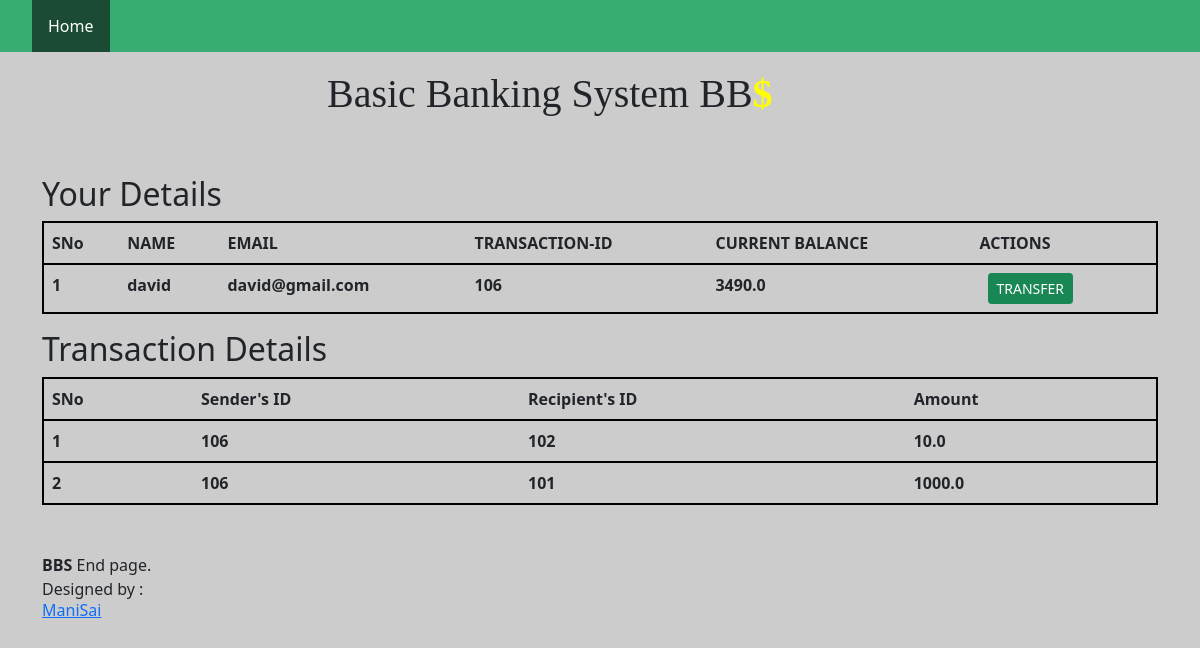
Page /history/6 on the committed database.
### tables this page shows
CREATE TABLE customers
                 (sno INTEGER ,name TEXT ,email TEXT UNIQUE,transactionid INTEGER   PRIMARY KEY ,current REAL);

CREATE TABLE transferhistorys
                 (yourid INTEGER  , othersid INTEGER , amount real);

### bank.py (the view)
@app.route('/history/<int:sno>')
def thistory(sno):
    conn = sqlite3.connect('bankdatabase.db')
    conn.row_factory = sqlite3.Row
    c = conn.cursor()
    c.execute("SELECT * FROM customers WHERE sno=" + str(sno))
    cust = c.fetchall()
    c.execute(
        " SELECT * FROM transferhistorys WHERE yourid in (SELECT transactionid FROM customers WHERE sno= " + str(sno)+")")
    hist = c.fetchall()
    conn.commit()
    conn.close()
    return render_template('history.html', cust=cust, hist=hist)

### templates/history.html
{% extends 'base.html' %}
{% block body %}
<div class="container my-5" style="padding-top: 1px;">
  <table class="table">
    <thead>
      <h2>Your Details</h2>
      <tr style="border: 2px solid black;">
        <th scope="col">SNo</th>
        <th scope="col">NAME</th>
        <th scope="col">EMAIL</th>
        <th scope="col">TRANSACTION-ID</th>
        <th scope="col">CURRENT BALANCE</th>
        <th scope="col">ACTIONS</th>
      </tr>
    </thead>
    <tbody>
      {% for details in cust %}
      <tr style="border: 2px solid black;">
        <th scope="row">{{loop.index}}</th>
        <td><b>{{details["name"]}}</b></td>
        <td><b>{{details["email"]}}</b></td>
        <td><b>{{details["transactionid"]}}</b></td>
        <td><b>{{details["current"]}}</b></td>
        <td>
          <a href="/inputinfo/{{details['sno']}}" type="button" class="btn btn-success btn-sm mx-2">TRANSFER</button>
        </td>
      </tr>
      {% endfor %}
    </tbody>
  </table>
  {% if hist|length==0 %}
  <div class="alert alert-danger" role="alert">
    <b> No Transaction Made :)</b>
  </div>
  {% else %}
  <table class="table" style="padding-top: 5px;">
    <thead>
      <h2>Transaction Details</h2>
      <tr style="border: 2px solid black;">
        <th scope="col">SNo</th>
        <th scope="col">Sender's ID</th>
        <th scope="col">Recipient's ID</th>
        <th scope="col">Amount</th>
      </tr>
    </thead>
    <tbody>
      {% for details in hist %}
      <tr style="border: 2px solid black;">
        <th scope="row">{{loop.index}}</th>
        <td><b>{{details["yourid"]}}</b></td>
        <td><b>{{details["othersid"]}}</b></td>
        <td><b>{{details["amount"]}}</b></td>
      </tr>
      {% endfor %}
    </tbody>
  </table>
  {% endif %}
</div>
{% endblock body %}

### templates/base.html (style rules this page uses)
* { margin: 0; padding: 0; scrollbar-width: thin; }
body { background-image: url("https://image.shutterstock.com/image-photo/double-exposure-graph-rows-coins-260nw-531998662.jpg"); background-size: cover; background-attachment: fixed; background-color: #cccccc; padding: 0; margin: 0; }

### rows in the picture
customers: name "david", email "david@gmail.com", transactionid "106", current "3490.0"
transferhistorys: yourid "106", othersid "102", amount "10.0"
transferhistorys: yourid "106", othersid "101", amount "1000.0"
